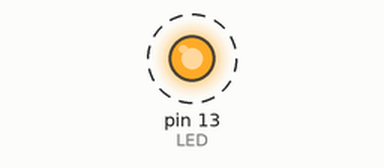
Bench run of a sketch on a simulated Arduino Uno, built with avr-gcc and run on an emulated ATmega328P. Parts: output pins drawn as LEDs (lit = HIGH). Dashed ring = blinking.

Above: at 0.5 s.
Timing chart, 0 to 4.6 s (numbered marks = the images above):
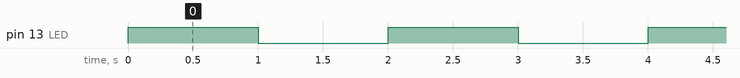

Measured:
- by itself, pin 13 (LED): alternates HIGH for 1.0 s and LOW for 1.0 s

The sketch:

LED_blink_for_even_number.ino
```cpp
/*
  LED Blink for Even Number
  Create the counter to blink the LED for even number.
*/

#define LED 13
#define PAUSE 1000
#define COUNTERNB 10

void setup() {
  pinMode(LED, OUTPUT);
}

void loop() {
  // put your main code here, to run repeatedly:
  int counter;

  for (counter = 0; counter < COUNTERNB; counter++) {
    if (counter % 2 == 0) {
      digitalWrite(LED, HIGH);
    }
    else {
      digitalWrite(LED, LOW);
    }
    delay(PAUSE);
  }
}
```
